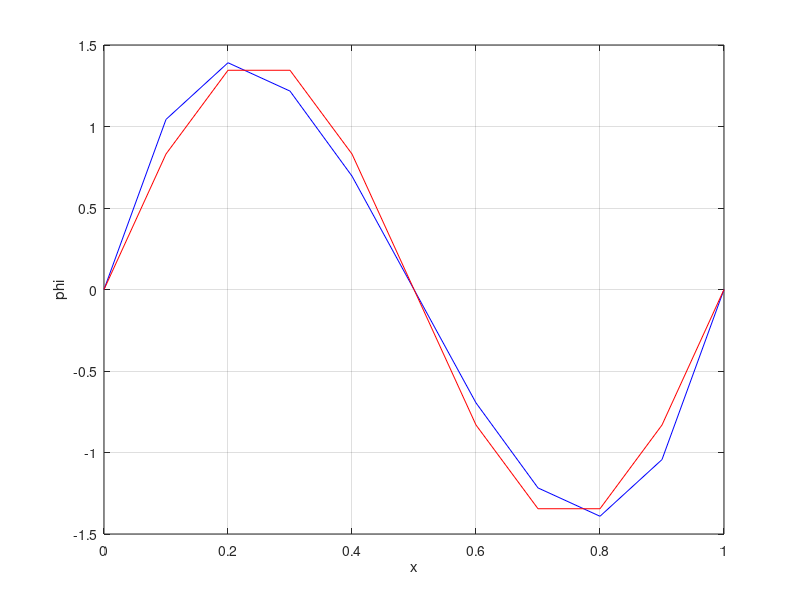

The MATLAB script that drew this image:
function save_phil2_plot
    x = [0:0.1:1];
    y2 = 3*sqrt(210)*(x-x.^2) - 2*sqrt(210)*(x-x.^3);
    y1 = sqrt(2)*sin(2*pi*x);
    
    % Create the plot
    figure('Visible', 'off'); % Create a figure without displaying it
    plot(x, y2, 'b-', x, y1, 'r-');
    xlabel('x');
    ylabel('phi');
    grid on;
    
    % Base filename for the plot
    baseFilename = 'results/phil2/phil2_plot.png';
    filename = baseFilename;
    count = 1;

    % Check if the file exists and update the filename with a count
    while exist(filename, 'file')
        filename = sprintf('results/phil2/phil2_plot_%d.png', count);
        count = count + 1;
    end

    % Save the plot to a file
    saveas(gcf, filename);

    % Close the figure
    close(gcf);
end
